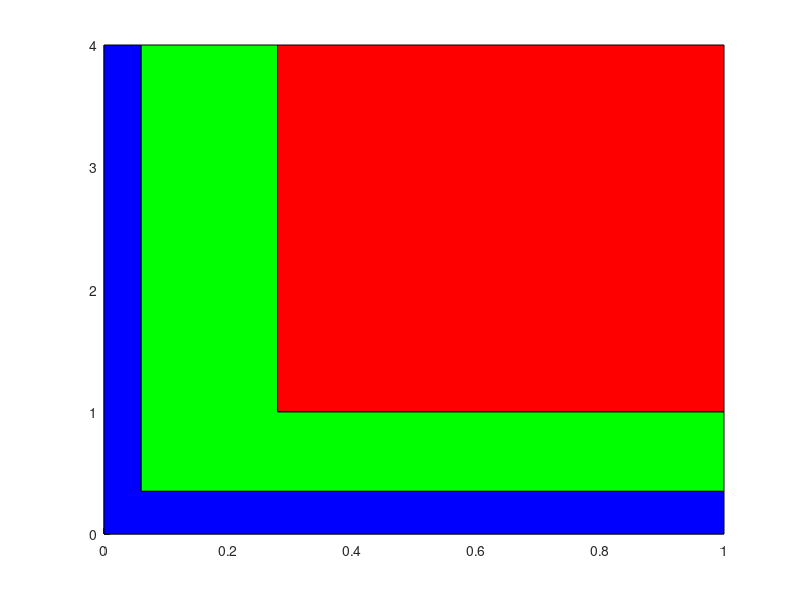

Here is the MATLAB script that generated this plot: (Note: this script raises an error after producing the figure.)
hold on

%bb1 = patch([0 0.07 0.07 0], [max(ylim) max(ylim) 0 0],'w')
%bb2 = patch([0.07 0.27 0.27 0.07], [max(ylim) max(ylim) 0 0],'y')
%bb3 = patch([0.27 0 0 0.27], [max(ylim) max(ylim) 0 0], 'c')
%alpha(0.1)



bb1 = patch([0 0.06 0.06 1 1 0], [4 4 0.35 0.35 0 0],'b');
bb2 = patch([0.06 0.28 0.28 1 1 0.06], [4 4 1 1 0.35 0.35],'g');
bb3 = patch([0.28 1 1 0.28], [4 4 1 1],'r');


%bb1 = patch([0 0.1 0.1 0], [0.4 0.4 0 0],'g');
%bb2 = patch([0 0.28 0.28 0.1 0.1 0 0], [1 1 0 0 0.4 0.4 1],'b');
%bb3 = patch([0 1 1 0.28 0.28 0 0], [4 4 0 0 1 1 4],'r');




%bb2 = patch([0.07 0.27 0.27 0.07], [3 3 0.5 0.5],'r')
%bb3 = patch([0.27 0 0 0.27], [3 3 0.5 0.5], 'b')
alpha(0.1)

